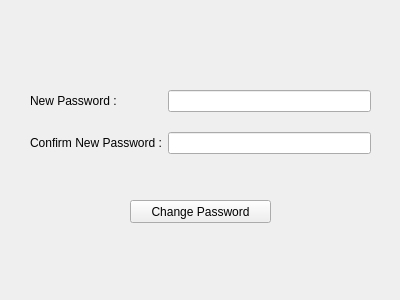
<?xml version="1.0" encoding="UTF-8"?>
<ui version="4.0">
 <class>Form</class>
 <widget class="QWidget" name="Form">
  <property name="geometry">
   <rect>
    <x>0</x>
    <y>0</y>
    <width>400</width>
    <height>300</height>
   </rect>
  </property>
  <property name="windowTitle">
   <string>Form</string>
  </property>
  <widget class="QPushButton" name="changePasswordBtn">
   <property name="geometry">
    <rect>
     <x>130</x>
     <y>200</y>
     <width>141</width>
     <height>23</height>
    </rect>
   </property>
   <property name="text">
    <string>Change Password</string>
   </property>
  </widget>
  <widget class="QWidget" name="formLayoutWidget">
   <property name="geometry">
    <rect>
     <x>30</x>
     <y>90</y>
     <width>341</width>
     <height>75</height>
    </rect>
   </property>
   <layout class="QFormLayout" name="formLayout">
    <property name="verticalSpacing">
     <number>20</number>
    </property>
    <item row="0" column="0">
     <widget class="QLabel" name="label">
      <property name="text">
       <string>New Password :</string>
      </property>
     </widget>
    </item>
    <item row="0" column="1">
     <widget class="QLineEdit" name="change_Driver_Password_Label">
      <property name="echoMode">
       <enum>QLineEdit::Password</enum>
      </property>
     </widget>
    </item>
    <item row="1" column="0">
     <widget class="QLabel" name="label_2">
      <property name="text">
       <string>Confirm New Password :</string>
      </property>
     </widget>
    </item>
    <item row="1" column="1">
     <widget class="QLineEdit" name="change_Driver_Confirm_Password_Label">
      <property name="echoMode">
       <enum>QLineEdit::Password</enum>
      </property>
     </widget>
    </item>
   </layout>
  </widget>
  <widget class="QLabel" name="Passwords_Mismatch">
   <property name="geometry">
    <rect>
     <x>30</x>
     <y>30</y>
     <width>341</width>
     <height>41</height>
    </rect>
   </property>
   <property name="text">
    <string/>
   </property>
   <property name="alignment">
    <set>Qt::AlignCenter</set>
   </property>
  </widget>
 </widget>
 <resources/>
 <connections/>
</ui>
